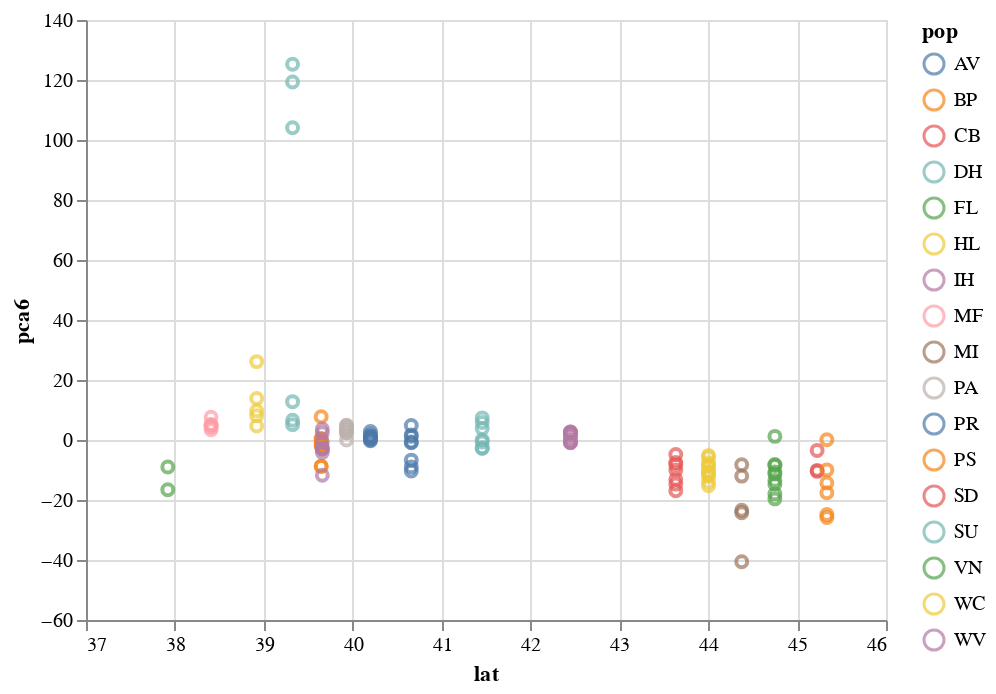

This figure's notebook cell:
### Code cell
#plot pca vs latitude
alt.Chart(mergeyNam).mark_point().encode(
    alt.X('lat',
        scale=alt.Scale(zero=False)
    ),
    y='pca6',
    color='pop'
)

### Figure 1 — Vega-Lite specification as saved in the notebook (floating-point values rounded to 4 significant figures)
{"$schema": "https://vega.github.io/schema/vega-lite/v2.6.0.json", "config": {"view": {"height": 300, "width": 400}}, "data": {"name": "data-df70497540024ff2a58ec16791d94b1c"}, "datasets": {"data-df70497540024ff2a58ec16791d94b1c": [{"con": "Nam", "lat": 37.92, "long": -75.48, "name": "B10I.sorted", "pca1": 0.6633, "pca2": -9.543, "pca3": 68.82, "pca4": 105.5, "pca5": -33.83, "pca6": -8.979, "pca7": 1.69, "pop": "VN"}, {"con": "Nam", "lat": 37.92, "long": -75.48, "name": "B1II.sorted", "pca1": 3.726, "pca2": -16.05, "pca3": 109.6, "pca4": 166.8, "pca5": -53.16, "pca6": -16.59, "pca7": -6.307, "pop": "VN"}, {"con": "Nam", "lat": 38.41, "long": -75.57, "name": "F1II.sorted", "pca1": 2.572, "pca2": -5.386, "pca3": 10.35, "pca4": -1.701, "pca5": 4.459, "pca6": 7.55, "pca7": 2.642, "pop": "MF"}, {"con": "Nam", "lat": 38.41, "long": -75.57, "name": "B8I.sorted", "pca1": 2.434, "pca2": -2.056, "pca3": 6.341, "pca4": 0.8916, "pca5": 1.107, "pca6": 3.409, "pca7": 9.065, "pop": "MF"}, {"con": "Nam", "lat": 38.41, "long": -75.57, "name": "D7I.sorted", "pca1": 1.877, "pca2": -4.647, "pca3": 6.367, "pca4": -2.569, "pca5": 1.283, "pca6": 4.924, "pca7": 4.924, "pop": "MF"}, {"con": "Nam", "lat": 38.41, "long": -75.57, "name": "H5I.sorted", "pca1": 1.585, "pca2": -2.181, "pca3": 6.331, "pca4": -1.696, "pca5": 2.518, "pca6": 4.359, "pca7": 6.526, "pop": "MF"}, {"con": "Nam", "lat": 38.41, "long": -75.57, "name": "C11II.sorted", "pca1": 1.44, "pca2": -2.785, "pca3": 3.11, "pca4": -0.5945, "pca5": 2.595, "pca6": 4.932, "pca7": 0.9729, "pop": "MF"}, {"con": "Nam", "lat": 38.41, "long": -75.57, "name": "E7II.sorted", "pca1": 4.544, "pca2": -2.806, "pca3": 6.35, "pca4": 1.346, "pca5": 2.507, "pca6": 5.192, "pca7": 6.07, "pop": "MF"}, {"con": "Nam", "lat": 38.92, "long": -75.45, "name": "G5II.sorted", "pca1": 6.044, "pca2": -5.32, "pca3": 12.29, "pca4": 0.4563, "pca5": 7.601, "pca6": 4.642, "pca7": -2.703, "pop": "HL"}, {"con": "Nam", "lat": 38.92, "long": -75.45, "name": "A12I.sorted", "pca1": 0.9412, "pca2": -3.487, "pca3": 12.66, "pca4": -3.281, "pca5": 6.346, "pca6": 8.115, "pca7": 16.01, "pop": "HL"}, {"con": "Nam", "lat": 38.92, "long": -75.45, "name": "F10I.sorted", "pca1": 1.07, "pca2": -2.011, "pca3": 13.73, "pca4": -1.915, "pca5": 6.381, "pca6": 9.76, "pca7": 18.69, "pop": "HL"}, {"con": "Nam", "lat": 38.92, "long": -75.45, "name": "H12I.sorted", "pca1": 3.614, "pca2": -4.259, "pca3": 9.885, "pca4": -7.481, "pca5": 8.329, "pca6": 13.82, "pca7": 13.25, "pop": "HL"}, {"con": "Nam", "lat": 38.92, "long": -75.45, "name": "D3II.sorted", "pca1": 4.832, "pca2": -5.168, "pca3": 19.91, "pca4": -8.42, "pca5": 14.67, "pca6": 26.13, "pca7": 9.663, "pop": "HL"}, {"con": "Nam", "lat": 39.65, "long": -75.72, "name": "A11I.sorted", "pca1": -79.19, "pca2": 8.751, "pca3": -6.843, "pca4": -0.7516, "pca5": -3.877, "pca6": -1.127, "pca7": 0.6259, "pop": "BP"}, {"con": "Nam", "lat": 39.65, "long": -75.72, "name": "F6II.sorted", "pca1": -38.38, "pca2": -1.815, "pca3": -0.2943, "pca4": -0.03705, "pca5": 1.014, "pca6": 7.726, "pca7": -6.126, "pop": "BP"}, {"con": "Nam", "lat": 39.65, "long": -75.72, "name": "E3II.sorted", "pca1": -98.18, "pca2": 3.691, "pca3": -8.57, "pca4": -0.8817, "pca5": -4.34, "pca6": 0.5186, "pca7": -2.232, "pop": "BP"}, {"con": "Nam", "lat": 39.65, "long": -75.72, "name": "D11II.sorted", "pca1": -2.065, "pca2": -0.2838, "pca3": 0.003677, "pca4": 0.003389, "pca5": 0.06147, "pca6": 0.3603, "pca7": -0.719, "pop": "BP"}, {"con": "Nam", "lat": 39.65, "long": -75.72, "name": "H2I.sorted", "pca1": -133.9, "pca2": 7.311, "pca3": -9.746, "pca4": 1.318, "pca5": -6.877, "pca6": -8.763, "pca7": 7.167, "pop": "BP"}, {"con": "Nam", "lat": 39.65, "long": -75.72, "name": "H1I.sorted", "pca1": -133.7, "pca2": 7.477, "pca3": -9.887, "pca4": 0.7555, "pca5": -7.255, "pca6": -8.79, "pca7": 8.074, "pop": "BP"}, {"con": "Nam", "lat": 39.65, "long": -75.72, "name": "G9I.sorted", "pca1": -66.23, "pca2": 0.5788, "pca3": -2.164, "pca4": 0.6135, "pca5": -1.382, "pca6": -2.06, "pca7": 1.04, "pop": "BP"}, {"con": "Nam", "lat": 39.65, "long": -75.72, "name": "F4I.sorted", "pca1": -131.7, "pca2": 3.19, "pca3": -12.4, "pca4": 0.3687, "pca5": -0.9638, "pca6": -1.599, "pca7": -10.89, "pop": "BP"}, {"con": "Nam", "lat": 39.65, "long": -75.72, "name": "G2II.sorted", "pca1": -135.1, "pca2": 1.384, "pca3": -12.53, "pca4": 0.449, "pca5": -0.65, "pca6": -0.446, "pca7": -15.41, "pop": "BP"}, {"con": "Nam", "lat": 39.66, "long": -79.91, "name": "B6I.sorted", "pca1": 12.33, "pca2": -15.13, "pca3": 16.1, "pca4": -63.53, "pca5": -142.4, "pca6": 2.418, "pca7": -9.54, "pop": "WV"}, {"con": "Nam", "lat": 39.66, "long": -79.91, "name": "F4II.sorted", "pca1": 9.306, "pca2": -11.89, "pca3": 2.461, "pca4": -7.056, "pca5": 1.614, "pca6": -2.72, "pca7": -4.358, "pop": "WV"}, {"con": "Nam", "lat": 39.66, "long": -79.91, "name": "D7II.sorted", "pca1": 10.6, "pca2": -11.65, "pca3": -5.334, "pca4": -3.765, "pca5": 9.462, "pca6": -11.77, "pca7": -9.757, "pop": "WV"}, {"con": "Nam", "lat": 39.66, "long": -79.91, "name": "B8II.sorted", "pca1": 15.2, "pca2": -19.79, "pca3": 18.7, "pca4": -73.41, "pca5": -163.7, "pca6": 3.637, "pca7": -15.68, "pop": "WV"}, {"con": "Nam", "lat": 39.66, "long": -79.91, "name": "B4II.sorted", "pca1": 6.547, "pca2": -9.773, "pca3": 6.273, "pca4": -4.254, "pca5": 6.293, "pca6": -2.986, "pca7": -1.339, "pop": "WV"}, {"con": "Nam", "lat": 39.66, "long": -79.91, "name": "G4I.sorted", "pca1": 4.632, "pca2": -4.877, "pca3": 0.9697, "pca4": -0.7492, "pca5": 1.565, "pca6": -4.177, "pca7": 0.9313, "pop": "WV"}, {"con": "Nam", "lat": 39.66, "long": -79.91, "name": "A7I.sorted", "pca1": 8.096, "pca2": -5.017, "pca3": 1.409, "pca4": -1.741, "pca5": 6.492, "pca6": -2.893, "pca7": 2.519, "pop": "WV"}, {"con": "Nam", "lat": 39.66, "long": -79.91, "name": "H5II.sorted", "pca1": 8.341, "pca2": -9.91, "pca3": 6.692, "pca4": -1.828, "pca5": 5.01, "pca6": -0.727, "pca7": 2.268, "pop": "WV"}, {"con": "Nam", "lat": 39.93, "long": -75.58, "name": "H6I.sorted", "pca1": -0.7189, "pca2": -2.366, "pca3": 4.238, "pca4": -1.664, "pca5": 4.101, "pca6": 2.388, "pca7": 6.757, "pop": "PA"}, {"con": "Nam", "lat": 39.93, "long": -75.58, "name": "F9I.sorted", "pca1": 1.838, "pca2": -1.402, "pca3": 5.043, "pca4": -1.633, "pca5": 3.143, "pca6": 2.371, "pca7": 5.897, "pop": "PA"}, {"con": "Nam", "lat": 39.93, "long": -75.58, "name": "E10I.sorted", "pca1": 1.81, "pca2": -1.517, "pca3": 3.072, "pca4": -1.369, "pca5": 2.482, "pca6": 3.46, "pca7": 3.29, "pop": "PA"}, {"con": "Nam", "lat": 39.93, "long": -75.58, "name": "D5I.sorted", "pca1": 3.912, "pca2": -2.172, "pca3": 3.691, "pca4": -2.587, "pca5": 4.267, "pca6": 3.258, "pca7": 7.613, "pop": "PA"}, {"con": "Nam", "lat": 39.93, "long": -75.58, "name": "D4I.sorted", "pca1": 1.272, "pca2": 0.4376, "pca3": 5.721, "pca4": -2.655, "pca5": 2.793, "pca6": 4.889, "pca7": 8.765, "pop": "PA"}, {"con": "Nam", "lat": 39.93, "long": -75.58, "name": "B6II.sorted", "pca1": 3.802, "pca2": -2.447, "pca3": 7.155, "pca4": -4.752, "pca5": 5.548, "pca6": 4.221, "pca7": 1.748, "pop": "PA"}, {"con": "Nam", "lat": 39.93, "long": -75.58, "name": "B9II.sorted", "pca1": 4.327, "pca2": -5.007, "pca3": 7.023, "pca4": -3.39, "pca5": 5.111, "pca6": 4.725, "pca7": 4.71, "pop": "PA"}, {"con": "Nam", "lat": 39.93, "long": -75.58, "name": "G12I.sorted", "pca1": -0.0825, "pca2": -0.02548, "pca3": 0.007083, "pca4": 0.01915, "pca5": 0.01465, "pca6": -0.0292, "pca7": -0.0179, "pop": "PA"}, {"con": "Nam", "lat": 40.2, "long": -76.76, "name": "H9II.sorted", "pca1": 12.11, "pca2": 78.36, "pca3": -7.45, "pca4": 4.443, "pca5": -4.508, "pca6": 0.03136, "pca7": -5.897, "pop": "AV"}, {"con": "Nam", "lat": 40.2, "long": -76.76, "name": "E4II.sorted", "pca1": 18.03, "pca2": 89.14, "pca3": -10.15, "pca4": 6.216, "pca5": -5.257, "pca6": 1.786, "pca7": -7.125, "pop": "AV"}, {"con": "Nam", "lat": 40.2, "long": -76.76, "name": "G2I.sorted", "pca1": 16.78, "pca2": 97.5, "pca3": -11.31, "pca4": 3.648, "pca5": -6.257, "pca6": 0.5072, "pca7": -3.802, "pop": "AV"}, {"con": "Nam", "lat": 40.2, "long": -76.76, "name": "D3I.sorted", "pca1": 17.33, "pca2": 111.4, "pca3": -10.52, "pca4": 4.704, "pca5": -7.874, "pca6": 1.003, "pca7": -2.524, "pop": "AV"}, {"con": "Nam", "lat": 40.2, "long": -76.76, "name": "D10I.sorted", "pca1": 14.76, "pca2": 75.97, "pca3": -9.671, "pca4": 4.144, "pca5": -5.269, "pca6": 1.012, "pca7": -3.382, "pop": "AV"}, {"con": "Nam", "lat": 40.2, "long": -76.76, "name": "B7I.sorted", "pca1": 13.11, "pca2": 101.5, "pca3": -9.109, "pca4": 7.116, "pca5": -5.749, "pca6": 2.855, "pca7": -6.575, "pop": "AV"}, {"con": "Nam", "lat": 40.2, "long": -76.76, "name": "B1I.sorted", "pca1": 16.75, "pca2": 110.4, "pca3": -10.75, "pca4": 6.729, "pca5": -7.066, "pca6": -0.2274, "pca7": -3.942, "pop": "AV"}, {"con": "Nam", "lat": 40.2, "long": -76.76, "name": "E5I.sorted", "pca1": 13.01, "pca2": 91.69, "pca3": -9.769, "pca4": 4.815, "pca5": -6.726, "pca6": 1.238, "pca7": -2.461, "pop": "AV"}, {"con": "Nam", "lat": 40.66, "long": -76.92, "name": "C2I.sorted", "pca1": 4.03, "pca2": -1.841, "pca3": 6.017, "pca4": -4.149, "pca5": 9.469, "pca6": -0.6714, "pca7": 19.85, "pop": "PR"}, {"con": "Nam", "lat": 40.66, "long": -76.92, "name": "A3I.sorted", "pca1": 5.478, "pca2": 0.01489, "pca3": 7.45, "pca4": -7.923, "pca5": 11.37, "pca6": -10.31, "pca7": 27.52, "pop": "PR"}, {"con": "Nam", "lat": 40.66, "long": -76.92, "name": "B3I.sorted", "pca1": 4.628, "pca2": -0.6603, "pca3": 7.197, "pca4": -3.215, "pca5": 6.994, "pca6": -0.9251, "pca7": 19.08, "pop": "PR"}, {"con": "Nam", "lat": 40.66, "long": -76.92, "name": "D1I.sorted", "pca1": 5.88, "pca2": 1.08, "pca3": 6.364, "pca4": -7.604, "pca5": 8.4, "pca6": -8.961, "pca7": 20.98, "pop": "PR"}, {"con": "Nam", "lat": 40.66, "long": -76.92, "name": "G1I.sorted", "pca1": 1.424, "pca2": 0.292, "pca3": 6.356, "pca4": -3.12, "pca5": 7.57, "pca6": 1.207, "pca7": 14.17, "pop": "PR"}, {"con": "Nam", "lat": 40.66, "long": -76.92, "name": "H8I.sorted", "pca1": 7.686, "pca2": -1.981, "pca3": 6.344, "pca4": -6.329, "pca5": 10.08, "pca6": -6.713, "pca7": 28.97, "pop": "PR"}, {"con": "Nam", "lat": 40.66, "long": -76.92, "name": "G4II.sorted", "pca1": 4.034, "pca2": -5.726, "pca3": 3.224, "pca4": -4.582, "pca5": 7.256, "pca6": 4.81, "pca7": 6.471, "pop": "PR"}, {"con": "Nam", "lat": 40.66, "long": -76.92, "name": "A9I.sorted", "pca1": 4.729, "pca2": -5.435, "pca3": 3.148, "pca4": -6.314, "pca5": 5.633, "pca6": 1.716, "pca7": 5.936, "pop": "PR"}, {"con": "Nam", "lat": 41.46, "long": -77.14, "name": "D8II.sorted", "pca1": 6.844, "pca2": -6.36, "pca3": 2.839, "pca4": -5.157, "pca5": 5.102, "pca6": -2.856, "pca7": -3.303, "pop": "SU"}, {"con": "Nam", "lat": 41.46, "long": -77.14, "name": "B5I.sorted", "pca1": 2.036, "pca2": -1.476, "pca3": 0.6243, "pca4": 0.0007299, "pca5": 0.3939, "pca6": -0.6711, "pca7": 0.1633, "pop": "SU"}, {"con": "Nam", "lat": 41.46, "long": -77.14, "name": "B9I.sorted", "pca1": 1.46, "pca2": -0.4315, "pca3": 1.261, "pca4": -0.4277, "pca5": 0.8035, "pca6": 0.04385, "pca7": 0.8561, "pop": "SU"}, {"con": "Nam", "lat": 41.46, "long": -77.14, "name": "A4I.sorted", "pca1": 10.28, "pca2": -9.15, "pca3": 11.55, "pca4": -19.84, "pca5": 1.613, "pca6": 7.381, "pca7": 145.0, "pop": "SU"}, {"con": "Nam", "lat": 41.46, "long": -77.14, "name": "C4I.sorted", "pca1": 5.86, "pca2": -4.55, "pca3": 2.696, "pca4": -4.78, "pca5": 4.391, "pca6": 3.817, "pca7": 4.391, "pop": "SU"}, {"con": "Nam", "lat": 41.46, "long": -77.14, "name": "E7I.sorted", "pca1": 8.804, "pca2": -7.441, "pca3": 9.096, "pca4": -15.89, "pca5": 1.704, "pca6": 5.842, "pca7": 116.7, "pop": "SU"}, {"con": "Nam", "lat": 41.46, "long": -77.14, "name": "C1I.sorted", "pca1": 3.675, "pca2": -1.224, "pca3": 3.456, "pca4": -2.248, "pca5": 4.992, "pca6": -2.575, "pca7": -0.6641, "pop": "SU"}, {"con": "Nam", "lat": 43.64, "long": -79.35, "name": "C4II.sorted", "pca1": 13.43, "pca2": -12.48, "pca3": -4.592, "pca4": -3.264, "pca5": 8.178, "pca6": -14.7, "pca7": -13.22, "pop": "CB"}, {"con": "Nam", "lat": 43.64, "long": -79.35, "name": "A11II.sorted", "pca1": -10.33, "pca2": -5.198, "pca3": -2.374, "pca4": -2.445, "pca5": 2.495, "pca6": -4.862, "pca7": -5.409, "pop": "CB"}, {"con": "Nam", "lat": 43.64, "long": -79.35, "name": "C9II.sorted", "pca1": 8.317, "pca2": -9.488, "pca3": -4.432, "pca4": -2.45, "pca5": 4.992, "pca6": -7.5, "pca7": -4.757, "pop": "CB"}, {"con": "Nam", "lat": 43.64, "long": -79.35, "name": "D10II.sorted", "pca1": 13.38, "pca2": -13.5, "pca3": -2.619, "pca4": -4.39, "pca5": 11.29, "pca6": -16.93, "pca7": -13.73, "pop": "CB"}, {"con": "Nam", "lat": 43.64, "long": -79.35, "name": "E8II.sorted", "pca1": 8.042, "pca2": -9.715, "pca3": -1.406, "pca4": 0.1729, "pca5": 2.995, "pca6": -10.03, "pca7": -7.078, "pop": "CB"}, {"con": "Nam", "lat": 43.64, "long": -79.35, "name": "G10II.sorted", "pca1": 8.602, "pca2": -6.91, "pca3": -2.376, "pca4": -1.661, "pca5": 4.524, "pca6": -8.287, "pca7": -6.525, "pop": "CB"}, {"con": "Nam", "lat": 43.64, "long": -79.35, "name": "F6I.sorted", "pca1": 10.41, "pca2": -7.863, "pca3": -3.704, "pca4": -3.611, "pca5": 2.771, "pca6": -13.09, "pca7": -3.885, "pop": "CB"}, {"con": "Nam", "lat": 44.38, "long": -79.74, "name": "G5I.sorted", "pca1": 8.704, "pca2": -8.16, "pca3": -2.201, "pca4": -4.489, "pca5": 6.22, "pca6": -8.227, "pca7": -1.686, "pop": "MI"}, {"con": "Nam", "lat": 44.38, "long": -79.74, "name": "H7I.sorted", "pca1": 10.89, "pca2": -8.78, "pca3": -4.015, "pca4": -4.745, "pca5": 7.759, "pca6": -12.04, "pca7": -0.4031, "pop": "MI"}, {"con": "Nam", "lat": 44.38, "long": -79.74, "name": "G3II.sorted", "pca1": 16.41, "pca2": -15.97, "pca3": -5.032, "pca4": -8.596, "pca5": 15.07, "pca6": -23.42, "pca7": -19.22, "pop": "MI"}, {"con": "Nam", "lat": 44.38, "long": -79.74, "name": "H6II.sorted", "pca1": 14.74, "pca2": -21.32, "pca3": -7.393, "pca4": -13.81, "pca5": 22.95, "pca6": -40.58, "pca7": -49.82, "pop": "MI"}, {"con": "Nam", "lat": 44.38, "long": -79.74, "name": "H1II.sorted", "pca1": 16.38, "pca2": -17.34, "pca3": -9.779, "pca4": -12.77, "pca5": 9.36, "pca6": -24.25, "pca7": -23.68, "pop": "MI"}, {"con": "Nam", "lat": 44.75, "long": -79.7, "name": "C10I.sorted", "pca1": 9.814, "pca2": -10.72, "pca3": -4.6, "pca4": -1.408, "pca5": 6.516, "pca6": -11.3, "pca7": -7.217, "pop": "FL"}, {"con": "Nam", "lat": 44.75, "long": -79.7, "name": "D12I.sorted", "pca1": 7.769, "pca2": -8.424, "pca3": -1.572, "pca4": -4.952, "pca5": 2.069, "pca6": -10.66, "pca7": -5.703, "pop": "FL"}, {"con": "Nam", "lat": 44.75, "long": -79.7, "name": "A6I.sorted", "pca1": 11.35, "pca2": -10.37, "pca3": -4.74, "pca4": -4.858, "pca5": 6.047, "pca6": -14.75, "pca7": -6.004, "pop": "FL"}, {"con": "Nam", "lat": 44.75, "long": -79.7, "name": "H2II.sorted", "pca1": 15.82, "pca2": -14.48, "pca3": -6.548, "pca4": -3.14, "pca5": 8.565, "pca6": -19.62, "pca7": -26.92, "pop": "FL"}, {"con": "Nam", "lat": 44.75, "long": -79.7, "name": "F2II.sorted", "pca1": 13.1, "pca2": -14.67, "pca3": -9.419, "pca4": -3.334, "pca5": 13.12, "pca6": -17.96, "pca7": -22.37, "pop": "FL"}, {"con": "Nam", "lat": 44.75, "long": -79.7, "name": "A8II.sorted", "pca1": 12.9, "pca2": -18.55, "pca3": -2.91, "pca4": -3.355, "pca5": 6.427, "pca6": -13.46, "pca7": -19.3, "pop": "FL"}, {"con": "Nam", "lat": 44.75, "long": -79.7, "name": "H9I.sorted", "pca1": 7.609, "pca2": -6.859, "pca3": -4.883, "pca4": -4.168, "pca5": 5.18, "pca6": -8.17, "pca7": -5.444, "pop": "FL"}, {"con": "Nam", "lat": 44.75, "long": -79.7, "name": "E12I.sorted", "pca1": 7.329, "pca2": -9.592, "pca3": -3.158, "pca4": -0.1612, "pca5": 3.988, "pca6": -8.531, "pca7": -6.369, "pop": "FL"}, {"con": "Nam", "lat": 44.75, "long": -79.7, "name": "F5I.sorted", "pca1": 13.32, "pca2": -17.07, "pca3": -43.87, "pca4": 19.91, "pca5": -7.914, "pca6": 1.209, "pca7": 3.488, "pop": "FL"}, {"con": "Nam", "lat": 45.23, "long": -79.68, "name": "C8II.sorted", "pca1": 3.587, "pca2": -3.664, "pca3": -1.799, "pca4": -0.1741, "pca5": 1.761, "pca6": -3.467, "pca7": -2.022, "pop": "SD"}, {"con": "Nam", "lat": 45.23, "long": -79.68, "name": "D9II.sorted", "pca1": 9.324, "pca2": -8.661, "pca3": -3.435, "pca4": -2.415, "pca5": 3.646, "pca6": -10.45, "pca7": -7.454, "pop": "SD"}, {"con": "Nam", "lat": 45.23, "long": -79.68, "name": "C12I.sorted", "pca1": 9.434, "pca2": -8.039, "pca3": -3.966, "pca4": -2.821, "pca5": 3.418, "pca6": -10.12, "pca7": -5.194, "pop": "SD"}, {"con": "Nam", "lat": 45.33, "long": -79.96, "name": "F8II.sorted", "pca1": -0.08324, "pca2": -0.2891, "pca3": -0.1799, "pca4": 0.1168, "pca5": -0.1277, "pca6": 0.07926, "pca7": -0.05059, "pop": "PS"}, {"con": "Nam", "lat": 45.33, "long": -79.96, "name": "H7II.sorted", "pca1": 13.07, "pca2": -13.49, "pca3": -8.741, "pca4": -9.684, "pca5": 10.53, "pca6": -25.84, "pca7": -22.89, "pop": "PS"}, {"con": "Nam", "lat": 45.33, "long": -79.96, "name": "H8II.sorted", "pca1": 9.298, "pca2": -9.227, "pca3": -4.076, "pca4": -3.46, "pca5": 8.238, "pca6": -14.34, "pca7": -10.65, "pop": "PS"}, {"con": "Nam", "lat": 45.33, "long": -79.96, "name": "F8I.sorted", "pca1": 8.934, "pca2": -6.265, "pca3": -0.5791, "pca4": -4.368, "pca5": 5.001, "pca6": -9.963, "pca7": -2.046, "pop": "PS"}, {"con": "Nam", "lat": 45.33, "long": -79.96, "name": "E9II.sorted", "pca1": 11.97, "pca2": -13.9, "pca3": -5.428, "pca4": -7.419, "pca5": 9.318, "pca6": -17.58, "pca7": -14.31, "pop": "PS"}, {"con": "Nam", "lat": 45.33, "long": -79.96, "name": "A7II.sorted", "pca1": 14.17, "pca2": -12.24, "pca3": -6.829, "pca4": -9.124, "pca5": 9.873, "pca6": -24.86, "pca7": -21.2, "pop": "PS"}, {"con": "Nam", "lat": 39.32, "long": -75.62, "name": "G8II.sorted", "pca1": 2.972, "pca2": -4.2, "pca3": 10.7, "pca4": -1.384, "pca5": 2.901, "pca6": 5.119, "pca7": 3.803, "pop": "DH"}, {"con": "Nam", "lat": 39.32, "long": -75.62, "name": "F3II.sorted", "pca1": 0.9631, "pca2": -10.68, "pca3": 20.48, "pca4": -8.437, "pca5": 16.03, "pca6": 104.1, "pca7": -27.0, "pop": "DH"}, {"con": "Nam", "lat": 39.32, "long": -75.62, "name": "C2II.sorted", "pca1": 4.603, "pca2": -6.398, "pca3": 15.87, "pca4": -5.025, "pca5": -0.4697, "pca6": 12.78, "pca7": -1.245, "pop": "DH"}, {"con": "Nam", "lat": 39.32, "long": -75.62, "name": "A6II.sorted", "pca1": 5.523, "pca2": -11.52, "pca3": 26.16, "pca4": -8.428, "pca5": 17.36, "pca6": 125.2, "pca7": -34.1, "pop": "DH"}, {"con": "Nam", "lat": 39.32, "long": -75.62, "name": "B4I.sorted", "pca1": 2.088, "pca2": -2.281, "pca3": 9.237, "pca4": -3.936, "pca5": 6.537, "pca6": 6.576, "pca7": 10.75, "pop": "DH"}, {"con": "Nam", "lat": 39.32, "long": -75.62, "name": "F5II.sorted", "pca1": 3.122, "pca2": -10.8, "pca3": 25.79, "pca4": -10.17, "pca5": 19.68, "pca6": 119.4, "pca7": -33.01, "pop": "DH"}, {"con": "Nam", "lat": 42.45, "long": -76.46, "name": "G7I.sorted", "pca1": 3.49, "pca2": -3.505, "pca3": 4.134, "pca4": -2.924, "pca5": 2.954, "pca6": -0.7826, "pca7": 6.797, "pop": "IH"}, {"con": "Nam", "lat": 42.45, "long": -76.46, "name": "H4II.sorted", "pca1": 2.956, "pca2": -5.25, "pca3": 7.418, "pca4": 0.3166, "pca5": 1.569, "pca6": 2.714, "pca7": -1.177, "pop": "IH"}, {"con": "Nam", "lat": 42.45, "long": -76.46, "name": "H10II.sorted", "pca1": 4.798, "pca2": -5.078, "pca3": 2.979, "pca4": 0.2975, "pca5": 3.857, "pca6": 2.675, "pca7": 0.03923, "pop": "IH"}, {"con": "Nam", "lat": 42.45, "long": -76.46, "name": "E10II.sorted", "pca1": 4.212, "pca2": -3.814, "pca3": 4.323, "pca4": -0.3243, "pca5": 2.24, "pca6": 2.15, "pca7": -0.9253, "pop": "IH"}, {"con": "Nam", "lat": 42.45, "long": -76.46, "name": "B10II.sorted", "pca1": 7.332, "pca2": -7.271, "pca3": 2.864, "pca4": -5.655, "pca5": 1.656, "pca6": 2.455, "pca7": 4.322, "pop": "IH"}, {"con": "Nam", "lat": 42.45, "long": -76.46, "name": "H10I.sorted", "pca1": 6.129, "pca2": -2.572, "pca3": 0.7714, "pca4": -2.808, "pca5": 4.616, "pca6": -0.0425, "pca7": 4.028, "pop": "IH"}, {"con": "Nam", "lat": 42.45, "long": -76.46, "name": "D9I.sorted", "pca1": 3.064, "pca2": -1.93, "pca3": 0.6749, "pca4": 0.08944, "pca5": 2.114, "pca6": 0.8374, "pca7": 1.847, "pop": "IH"}, {"con": "Nam", "lat": 42.45, "long": -76.46, "name": "C3I.sorted", "pca1": 6.856, "pca2": -2.871, "pca3": 3.373, "pca4": -2.26, "pca5": 1.988, "pca6": -0.7666, "pca7": 4.637, "pop": "IH"}, {"con": "Nam", "lat": 42.45, "long": -76.46, "name": "C11I.sorted", "pca1": 0.608, "pca2": -1.322, "pca3": 0.6712, "pca4": -0.784, "pca5": 0.3525, "pca6": -0.9203, "pca7": 1.414, "pop": "IH"}, {"con": "Nam", "lat": 42.45, "long": -76.46, "name": "A10II.sorted", "pca1": 6.707, "pca2": -6.697, "pca3": 7.415, "pca4": -2.806, "pca5": 6.455, "pca6": 1.67, "pca7": 3.593, "pop": "IH"}, {"con": "Nam", "lat": 44.0, "long": -79.39, "name": "A1II.sorted", "pca1": 10.04, "pca2": -9.825, "pca3": 1.65, "pca4": 4.577, "pca5": -0.3249, "pca6": -8.922, "pca7": -6.445, "pop": "WC"}, {"con": "Nam", "lat": 44.0, "long": -79.39, "name": "G1II.sorted", "pca1": 9.513, "pca2": -12.05, "pca3": -4.208, "pca4": -2.033, "pca5": 6.408, "pca6": -13.98, "pca7": -16.21, "pop": "WC"}, {"con": "Nam", "lat": 44.0, "long": -79.39, "name": "F7I.sorted", "pca1": 9.13, "pca2": -5.428, "pca3": -2.29, "pca4": -2.887, "pca5": 4.666, "pca6": -10.48, "pca7": -4.356, "pop": "WC"}, {"con": "Nam", "lat": 44.0, "long": -79.39, "name": "A5I.sorted", "pca1": 7.342, "pca2": -5.14, "pca3": -0.313, "pca4": -3.043, "pca5": 4.46, "pca6": -7.563, "pca7": 8.604, "pop": "WC"}, {"con": "Nam", "lat": 44.0, "long": -79.39, "name": "C1II.sorted", "pca1": 9.955, "pca2": -10.06, "pca3": 0.9899, "pca4": 0.3351, "pca5": 6.252, "pca6": -12.13, "pca7": -11.1, "pop": "WC"}, {"con": "Nam", "lat": 44.0, "long": -79.39, "name": "B11II.sorted", "pca1": 3.009, "pca2": -3.164, "pca3": -1.45, "pca4": -1.272, "pca5": 1.955, "pca6": -5.704, "pca7": -2.855, "pop": "WC"}, {"con": "Nam", "lat": 44.0, "long": -79.39, "name": "C6II.sorted", "pca1": 4.116, "pca2": -2.797, "pca3": -0.6411, "pca4": -1.519, "pca5": 2.884, "pca6": -5.12, "pca7": -4.784, "pop": "WC"}, {"con": "Nam", "lat": 44.0, "long": -79.39, "name": "D1II.sorted", "pca1": 10.04, "pca2": -12.21, "pca3": -0.4946, "pca4": -3.141, "pca5": 8.015, "pca6": -15.25, "pca7": -13.82, "pop": "WC"}, {"con": "Nam", "lat": 44.0, "long": -79.39, "name": "E2II.sorted", "pca1": 5.332, "pca2": -8.392, "pca3": -0.883, "pca4": -0.8514, "pca5": 7.747, "pca6": -8.308, "pca7": -7.556, "pop": "WC"}, {"con": "Nam", "lat": 44.0, "long": -79.39, "name": "C8I.sorted", "pca1": 5.197, "pca2": -7.61, "pca3": -3.615, "pca4": -4.898, "pca5": 6.042, "pca6": -11.48, "pca7": -2.808, "pop": "WC"}, {"con": "Nam", "lat": 44.0, "long": -79.39, "name": "A3II.sorted", "pca1": 9.683, "pca2": -9.847, "pca3": -2.487, "pca4": 0.7721, "pca5": 5.876, "pca6": -10.68, "pca7": -14.47, "pop": "WC"}]}, "encoding": {"color": {"field": "pop", "type": "nominal"}, "x": {"field": "lat", "scale": {"zero": false}, "type": "quantitative"}, "y": {"field": "pca6", "type": "quantitative"}}, "mark": "point"}
